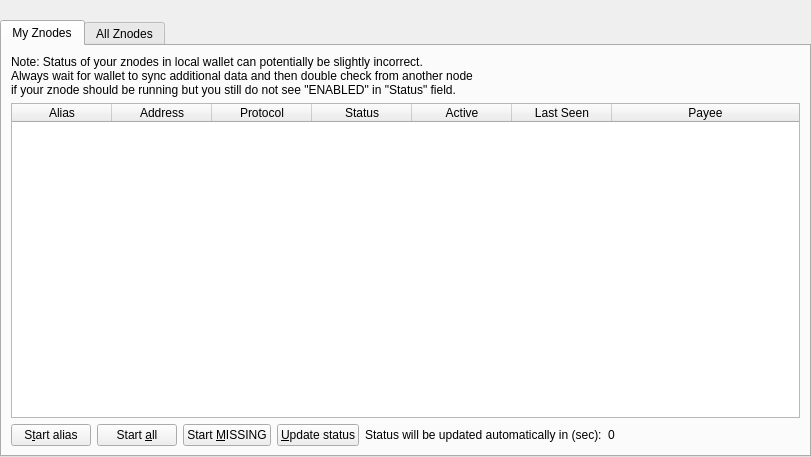
<?xml version="1.0" encoding="UTF-8"?>
<ui version="4.0">
 <class>ZnodeList</class>
 <widget class="QWidget" name="ZnodeList">
  <property name="geometry">
   <rect>
    <x>0</x>
    <y>0</y>
    <width>811</width>
    <height>457</height>
   </rect>
  </property>
  <property name="windowTitle">
   <string>Form</string>
  </property>
  <layout class="QVBoxLayout" name="topLayout">
   <property name="leftMargin">
    <number>0</number>
   </property>
   <property name="topMargin">
    <number>0</number>
   </property>
   <property name="rightMargin">
    <number>0</number>
   </property>
   <property name="bottomMargin">
    <number>0</number>
   </property>
   <item>
    <layout class="QVBoxLayout" name="verticalLayout">
     <property name="bottomMargin">
      <number>0</number>
     </property>
     <item>
      <spacer name="horizontalSpacer0">
       <property name="orientation">
        <enum>Qt::Horizontal</enum>
       </property>
       <property name="sizeHint" stdset="0">
        <size>
         <width>40</width>
         <height>20</height>
        </size>
       </property>
      </spacer>
     </item>
     <item>
      <widget class="QTabWidget" name="tabWidget">
       <property name="currentIndex">
        <number>0</number>
       </property>
       <widget class="QWidget" name="tabMyZnodes">
        <attribute name="title">
         <string>My Znodes</string>
        </attribute>
        <layout class="QGridLayout" name="gridLayout_2">
         <item row="0" column="0">
          <layout class="QVBoxLayout" name="verticalLayout_2">
           <property name="bottomMargin">
            <number>0</number>
           </property>
           <item>
            <layout class="QHBoxLayout" name="horizontalLayout_note">
             <property name="bottomMargin">
              <number>0</number>
             </property>
             <item>
              <widget class="QLabel" name="updateNote">
               <property name="text">
                <string>Note: Status of your znodes in local wallet can potentially be slightly incorrect.&lt;br /&gt;Always wait for wallet to sync additional data and then double check from another node&lt;br /&gt;if your znode should be running but you still do not see &quot;ENABLED&quot; in &quot;Status&quot; field.</string>
               </property>
              </widget>
             </item>
            </layout>
           </item>
           <item>
            <widget class="QTableWidget" name="tableWidgetMyZnodes">
             <property name="minimumSize">
              <size>
               <width>695</width>
               <height>0</height>
              </size>
             </property>
             <property name="editTriggers">
              <set>QAbstractItemView::NoEditTriggers</set>
             </property>
             <property name="alternatingRowColors">
              <bool>true</bool>
             </property>
             <property name="selectionMode">
              <enum>QAbstractItemView::SingleSelection</enum>
             </property>
             <property name="selectionBehavior">
              <enum>QAbstractItemView::SelectRows</enum>
             </property>
             <property name="sortingEnabled">
              <bool>true</bool>
             </property>
             <attribute name="horizontalHeaderStretchLastSection">
              <bool>true</bool>
             </attribute>
             <column>
              <property name="text">
               <string>Alias</string>
              </property>
             </column>
             <column>
              <property name="text">
               <string>Address</string>
              </property>
             </column>
             <column>
              <property name="text">
               <string>Protocol</string>
              </property>
             </column>
             <column>
              <property name="text">
               <string>Status</string>
              </property>
             </column>
             <column>
              <property name="text">
               <string>Active</string>
              </property>
             </column>
             <column>
              <property name="text">
               <string>Last Seen</string>
              </property>
             </column>
             <column>
              <property name="text">
               <string>Payee</string>
              </property>
             </column>
            </widget>
           </item>
           <item>
            <layout class="QHBoxLayout" name="horizontalLayout_5">
             <property name="bottomMargin">
              <number>0</number>
             </property>
             <item>
              <widget class="QPushButton" name="startButton">
               <property name="text">
                <string>S&amp;tart alias</string>
               </property>
              </widget>
             </item>
             <item>
              <widget class="QPushButton" name="startAllButton">
               <property name="text">
                <string>Start &amp;all</string>
               </property>
              </widget>
             </item>
             <item>
              <widget class="QPushButton" name="startMissingButton">
               <property name="text">
                <string>Start &amp;MISSING</string>
               </property>
              </widget>
             </item>
             <item>
              <widget class="QPushButton" name="UpdateButton">
               <property name="text">
                <string>&amp;Update status</string>
               </property>
              </widget>
             </item>
             <item>
              <widget class="QLabel" name="autoupdate_label">
               <property name="text">
                <string>Status will be updated automatically in (sec):</string>
               </property>
              </widget>
             </item>
             <item>
              <widget class="QLabel" name="secondsLabel">
               <property name="text">
                <string>0</string>
               </property>
              </widget>
             </item>
             <item>
              <spacer name="horizontalSpacer_5">
               <property name="orientation">
                <enum>Qt::Horizontal</enum>
               </property>
               <property name="sizeHint" stdset="0">
                <size>
                 <width>40</width>
                 <height>20</height>
                </size>
               </property>
              </spacer>
             </item>
            </layout>
           </item>
          </layout>
         </item>
        </layout>
       </widget>
       <widget class="QWidget" name="tabAllZnodes">
        <attribute name="title">
         <string>All Znodes</string>
        </attribute>
        <layout class="QGridLayout" name="gridLayout">
         <item row="1" column="0">
          <widget class="QTableWidget" name="tableWidgetZnodes">
           <property name="editTriggers">
            <set>QAbstractItemView::NoEditTriggers</set>
           </property>
           <property name="alternatingRowColors">
            <bool>true</bool>
           </property>
           <property name="selectionBehavior">
            <enum>QAbstractItemView::SelectRows</enum>
           </property>
           <property name="sortingEnabled">
            <bool>true</bool>
           </property>
           <attribute name="horizontalHeaderStretchLastSection">
            <bool>true</bool>
           </attribute>
           <column>
            <property name="text">
             <string>Address</string>
            </property>
           </column>
           <column>
            <property name="text">
             <string>Protocol</string>
            </property>
           </column>
           <column>
            <property name="text">
             <string>Status</string>
            </property>
           </column>
           <column>
            <property name="text">
             <string>Active</string>
            </property>
           </column>
           <column>
            <property name="text">
             <string>Last Seen</string>
            </property>
           </column>
           <column>
            <property name="text">
             <string>Payee</string>
            </property>
           </column>
          </widget>
         </item>
         <item row="0" column="0">
          <layout class="QHBoxLayout" name="horizontalLayout_3">
           <property name="bottomMargin">
            <number>0</number>
           </property>
           <item>
            <widget class="QLabel" name="label_filter">
             <property name="text">
              <string>Filter List:</string>
             </property>
            </widget>
           </item>
           <item>
            <widget class="QLineEdit" name="filterLineEdit">
             <property name="toolTip">
              <string>Filter znode list</string>
             </property>
            </widget>
           </item>
           <item>
            <spacer name="horizontalSpacer_3">
             <property name="orientation">
              <enum>Qt::Horizontal</enum>
             </property>
             <property name="sizeHint" stdset="0">
              <size>
               <width>10</width>
               <height>20</height>
              </size>
             </property>
            </spacer>
           </item>
           <item>
            <widget class="QLabel" name="label_count">
             <property name="text">
              <string>Node Count:</string>
             </property>
            </widget>
           </item>
           <item>
            <widget class="QLabel" name="countLabel">
             <property name="text">
              <string>0</string>
             </property>
            </widget>
           </item>
          </layout>
         </item>
        </layout>
       </widget>
      </widget>
     </item>
    </layout>
   </item>
  </layout>
 </widget>
 <resources/>
 <connections/>
</ui>
